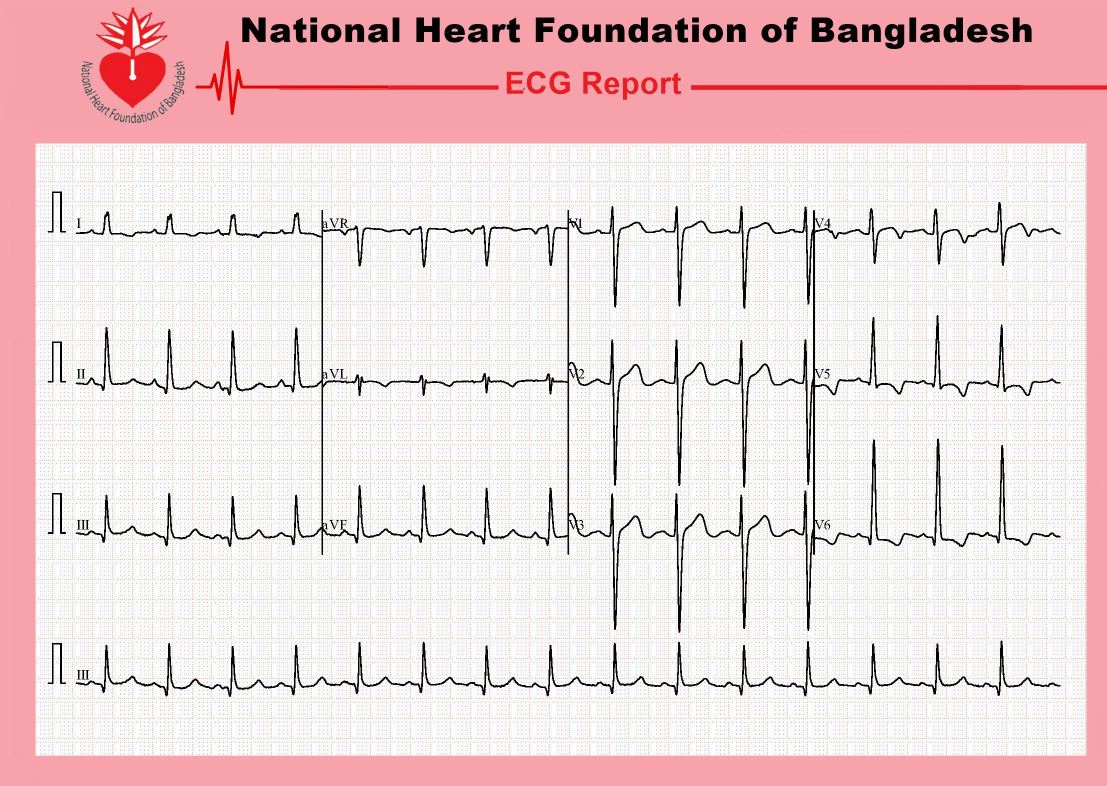
#> input picture data/kaggle/Abnormal Heartbeat Patients/HB(1).jpg, 2213 x 1572 px (shown at 1/2 size)
$ python -i ecg_img_preprocess.py   (imports and definitions only)
#> lines starting #> are read from the running program, lines starting #| are printed output that depends on the picture; after the words box and inside, x2 and y2 are one past the last pixel; in counts of white or black regions, pixels touching at a corner belong together
# scripts/ecg_img_preprocess.py

import cv2
import numpy as np
import os
import argparse

# --- 1. 自动定位项目根目录 ---
CUR_DIR = os.path.dirname(os.path.abspath(__file__))
BASE_DIR = os.path.dirname(CUR_DIR)

# --- 2. 可调参数 (保持原样) ---
STANDARDIZE_SIZE = (1000, 540)
MIN_PAPER_AREA_RATIO = 0.15
SIGNAL_DARKNESS_THRESHOLD = 70
TIGHT_CROP_PADDING_X = 5
# 0.78 表示保留网格区域顶部 78% 的高度，用于切除底部的长导联
GRID_HEIGHT_CROP_RATIO = 0.78

def process_ecg_image(input_path, output_path):
    """
    (v4.2 混合策略最终版逻辑)
    1. Y轴 (垂直): 使用固定的比例裁剪，稳定地移除底部长导联。
    2. X轴 (水平): 使用最大连通组件法，精确地裁剪信号主体。
    """
#> called with output_path = 'out.png'
    # --- 阶段 0: 加载图像 ---
    original_image = cv2.imread(input_path)
#> original_image is the input picture: shape (1572, 2213, 3); mean B, G, R 215.6, 213.8, 237.6
    if original_image is None:
        print(f"  [错误] 无法加载图像: {input_path}")
        return False

    # --- 阶段 1: 宏观定位ECG网格主区域 ---
    gray = cv2.cvtColor(original_image, cv2.COLOR_BGR2GRAY)
    blurred = cv2.GaussianBlur(gray, (5, 5), 0)
    thresh = cv2.adaptiveThreshold(blurred, 255, cv2.ADAPTIVE_THRESH_GAUSSIAN_C,
                                   cv2.THRESH_BINARY_INV, 15, 4)
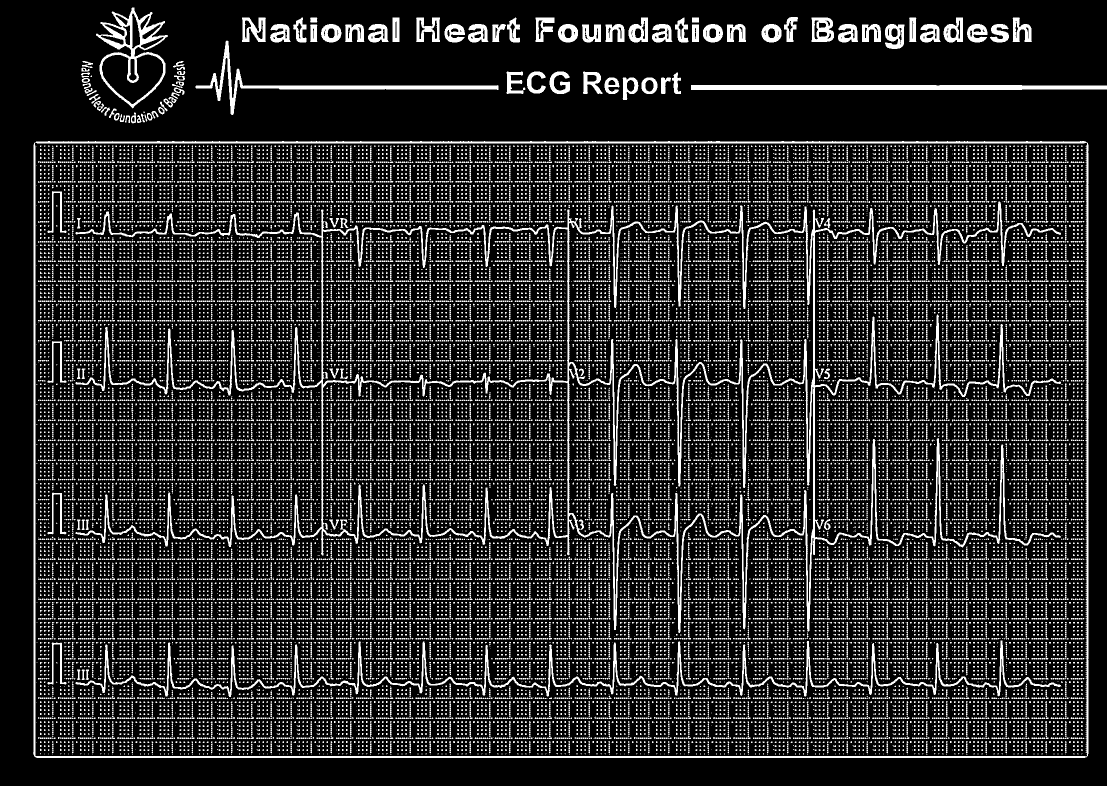
#> thresh: shape (1572, 2213) (shown at 1/2 size); 16.9% white; 40582 white regions (40072 under 20 px), largest, box (x1, y1, x2, y2) and area: (151, 403, 2122, 1266) 74884, (66, 282, 2177, 1516) 27270, (151, 1281, 2122, 1394) 17450
    kernel = np.ones((7,7), np.uint8)
    closed = cv2.morphologyEx(thresh, cv2.MORPH_CLOSE, kernel)
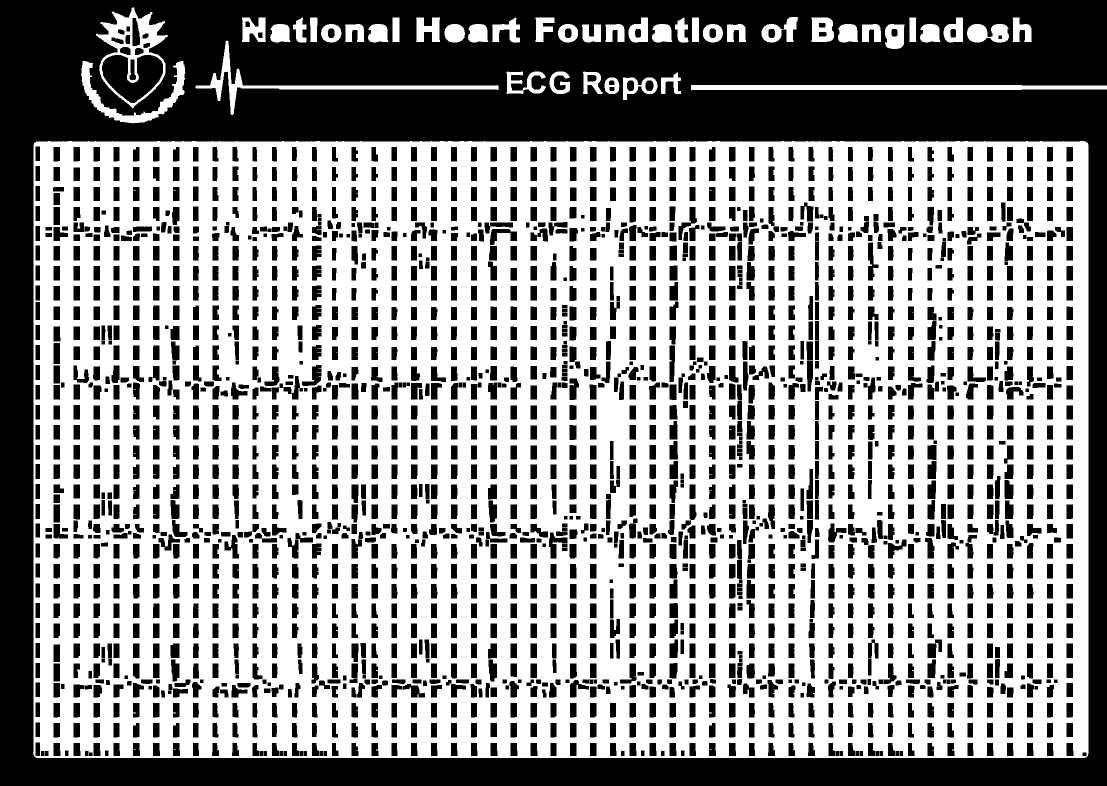
#> closed: shape (1572, 2213) (shown at 1/2 size); 58.6% white; 2313 black regions
    contours, _ = cv2.findContours(closed, cv2.RETR_EXTERNAL, cv2.CHAIN_APPROX_SIMPLE)
#> contours = 43 contours; largest, box (x1, y1, x2, y2) and area: (66, 282, 2177, 1516) 2598498, (192, 15, 336, 217) 17298, (1382, 170, 2213, 180) 7133, (391, 81, 997, 230) 6111, (162, 122, 371, 247) 5174

    if not contours:
        print(f"  [失败] 阶段1: 未能找到内容轮廓。")
        return False

    paper_contour = max(contours, key=cv2.contourArea)
#> paper_contour = contour of 271 points, box (x1, y1, x2, y2) (66, 282, 2177, 1516), area 2598498
    paper_area = cv2.contourArea(paper_contour)
#> paper_area = 2598497.5
    total_image_area = original_image.shape[0] * original_image.shape[1]
#> total_image_area = 3478836

    if paper_area < total_image_area * MIN_PAPER_AREA_RATIO:
        print(f"  [失败] 阶段1: 检测到的主要内容区域过小。")
        return False

    x, y, w, h = cv2.boundingRect(paper_contour)
#> x = 66; y = 282; w = 2111; h = 1234
    grid_area_image = original_image[y:y+h, x:x+w]

    if grid_area_image.size == 0:
        print(f"  [失败] 阶段1: 裁剪出的网格区域为空。")
        return False

    # --- 阶段 2: 精确裁剪 (混合策略) ---

    # 步骤 2a: 使用固定比例进行垂直裁剪 (移除底部长导联)
    grid_h, grid_w = grid_area_image.shape[:2]
#> grid_h = 1234; grid_w = 2111
    crop_h = int(grid_h * GRID_HEIGHT_CROP_RATIO)
#> crop_h = 962
    twelve_lead_area = grid_area_image[0:crop_h, :]
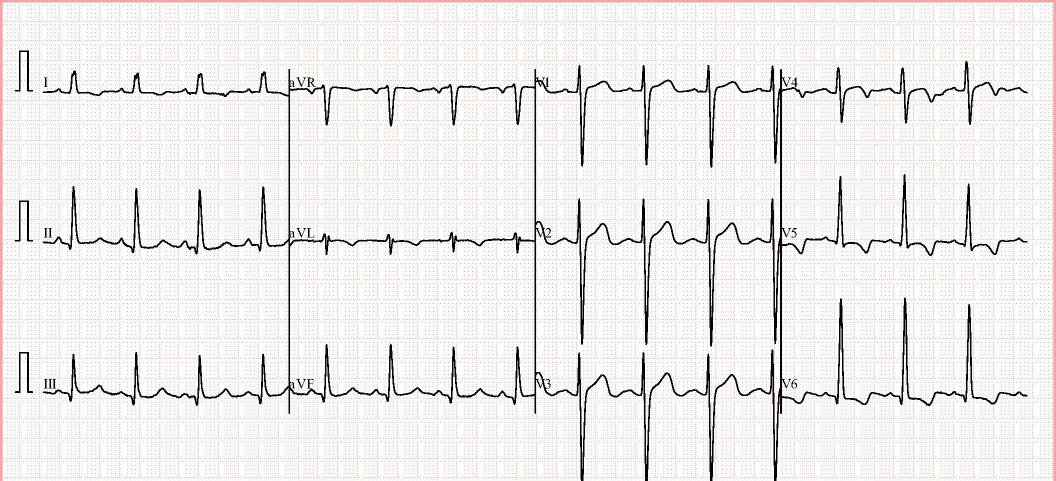
#> twelve_lead_area: shape (962, 2111, 3) (shown at 1/2 size); mean B, G, R 235, 235.4, 237.9

    if twelve_lead_area.size == 0:
        print(f"  [失败] 按比例垂直裁剪后区域为空。")
        return False

    # 步骤 2b: 在12导联区域内，找到最大轮廓作为水平裁剪边界
    twelve_lead_hsv = cv2.cvtColor(twelve_lead_area, cv2.COLOR_BGR2HSV)
#> twelve_lead_hsv: shape (962, 2111, 3); mean H, S, V 84, 9.1, 238.5
    # 提取暗色信号线条
    twelve_lead_mask = cv2.inRange(twelve_lead_hsv, np.array([0,0,0]), np.array([180,255,SIGNAL_DARKNESS_THRESHOLD]))
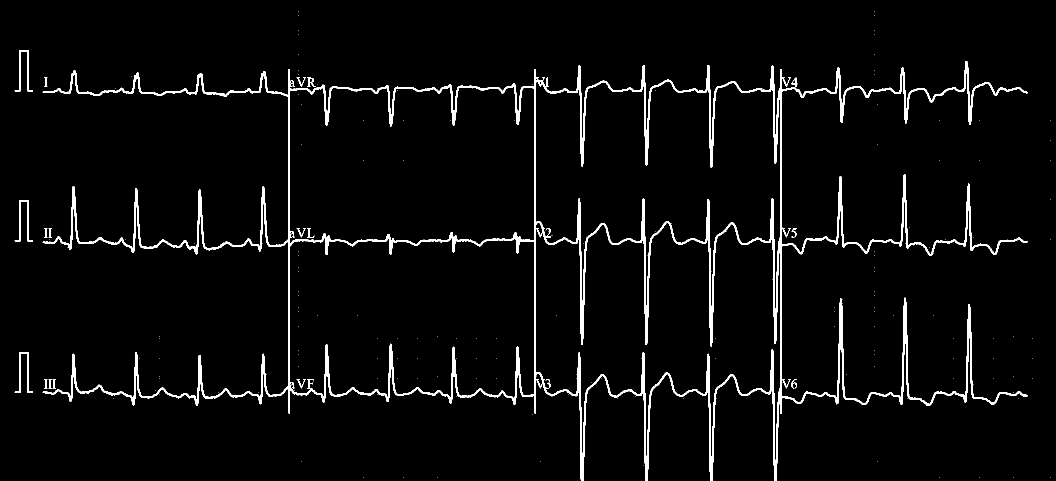
#> twelve_lead_mask: shape (962, 2111) (shown at 1/2 size); 3.6% white; 186 white regions (168 under 20 px)
    contours, _ = cv2.findContours(twelve_lead_mask, cv2.RETR_EXTERNAL, cv2.CHAIN_APPROX_SIMPLE)
#> contours = 122 contours, 107 with area under 20; largest, box (x1, y1, x2, y2) and area: (85, 122, 2055, 962) 623597, (29, 704, 66, 786) 482, (29, 401, 66, 483) 468, (29, 101, 66, 183) 468, (614, 155, 632, 174) 126

    if not contours:
        print(f"  [警告] 在12导联区域未找到任何信号轮廓。")
        final_crop = twelve_lead_area
    else:
        main_signal_contour = max(contours, key=cv2.contourArea)
#> main_signal_contour = contour of 5843 points, box (x1, y1, x2, y2) (85, 122, 2055, 962), area 623597
        x_start, _, crop_w, _ = cv2.boundingRect(main_signal_contour)
#> x_start = 85; crop_w = 1970

        # 左右预留少量 Padding
        final_x_start = max(0, x_start - TIGHT_CROP_PADDING_X)
#> final_x_start = 80
        final_x_end = min(twelve_lead_area.shape[1], x_start + crop_w + TIGHT_CROP_PADDING_X)
#> final_x_end = 2060
        final_crop = twelve_lead_area[:, final_x_start:final_x_end]
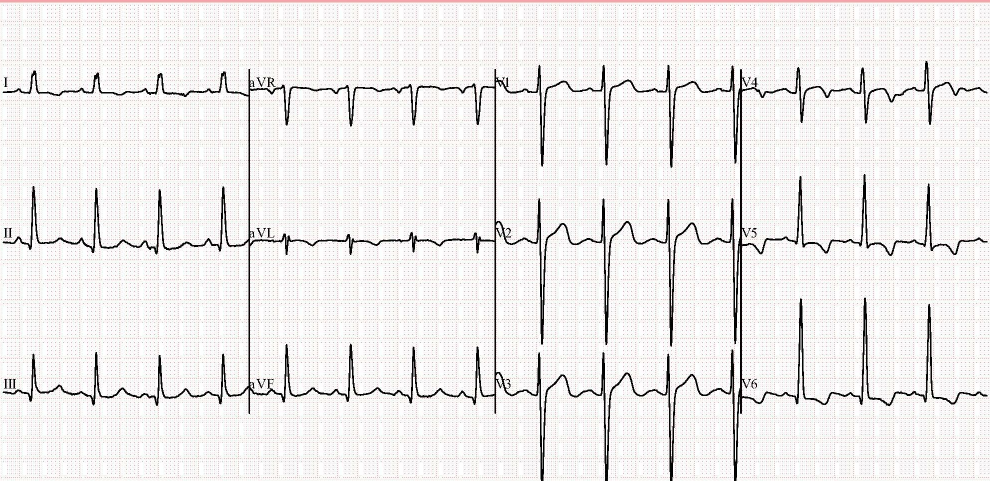
#> final_crop: shape (962, 1980, 3) (shown at 1/2 size); mean B, G, R 235, 235.4, 237.6

    # --- 阶段 3: 标准化与保存 ---
    if final_crop.size == 0:
        return False

    try:
        # 缩放到统一尺寸
        standardized_image = cv2.resize(final_crop, STANDARDIZE_SIZE, interpolation=cv2.INTER_AREA)
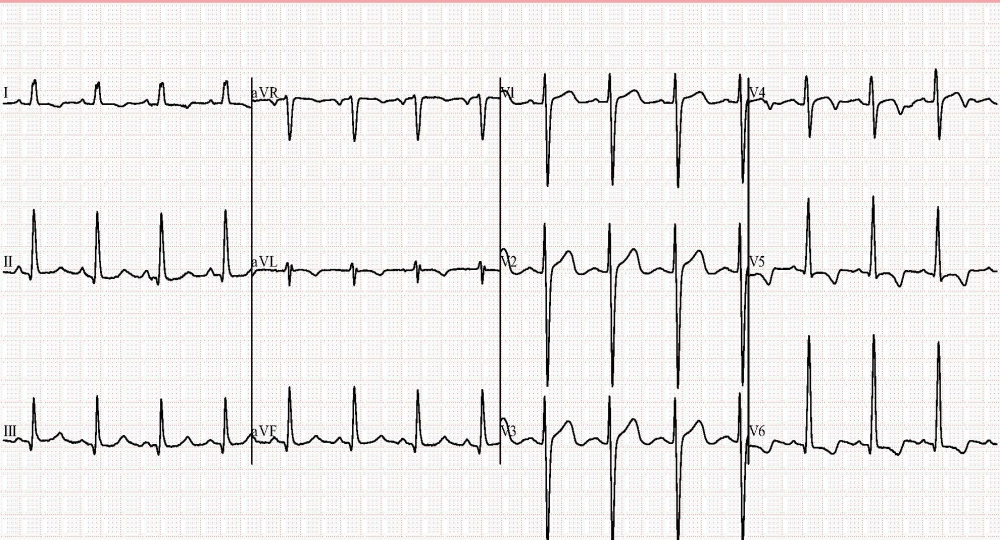
#> standardized_image: shape (540, 1000, 3); mean B, G, R 235, 235.4, 237.6
        cv2.imwrite(output_path, standardized_image)
        return True
    except Exception as e:
        print(f"  [错误] 尺寸缩放或保存失败: {e}")
        return False

# [46 lines left out: function main, not called in this run]

# [2 lines not run here, left out]

>>> result = process_ecg_image('../data/kaggle/Abnormal Heartbeat Patients/HB(1).jpg', 'out.png')

$ run again, on data/kaggle/Normal Person/Normal(1).jpg
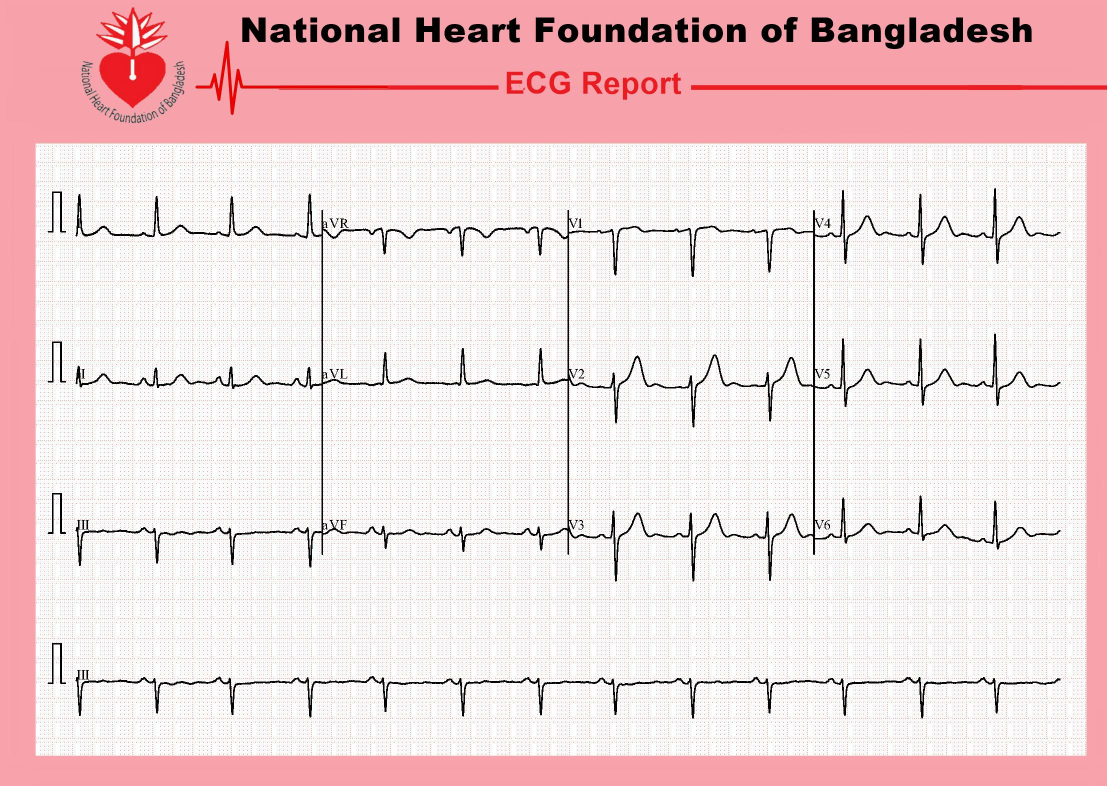
#> input picture data/kaggle/Normal Person/Normal(1).jpg, 2213 x 1572 px (shown at 1/2 size)
#> in process_ecg_image, original_image is the input picture: shape (1572, 2213, 3); mean B, G, R 217.1, 215.3, 239.1
#> in process_ecg_image, `thresh = cv2.adaptiveThreshold(blurred, 255, cv2.ADAPTIVE_THRESH_GAUSS..`:
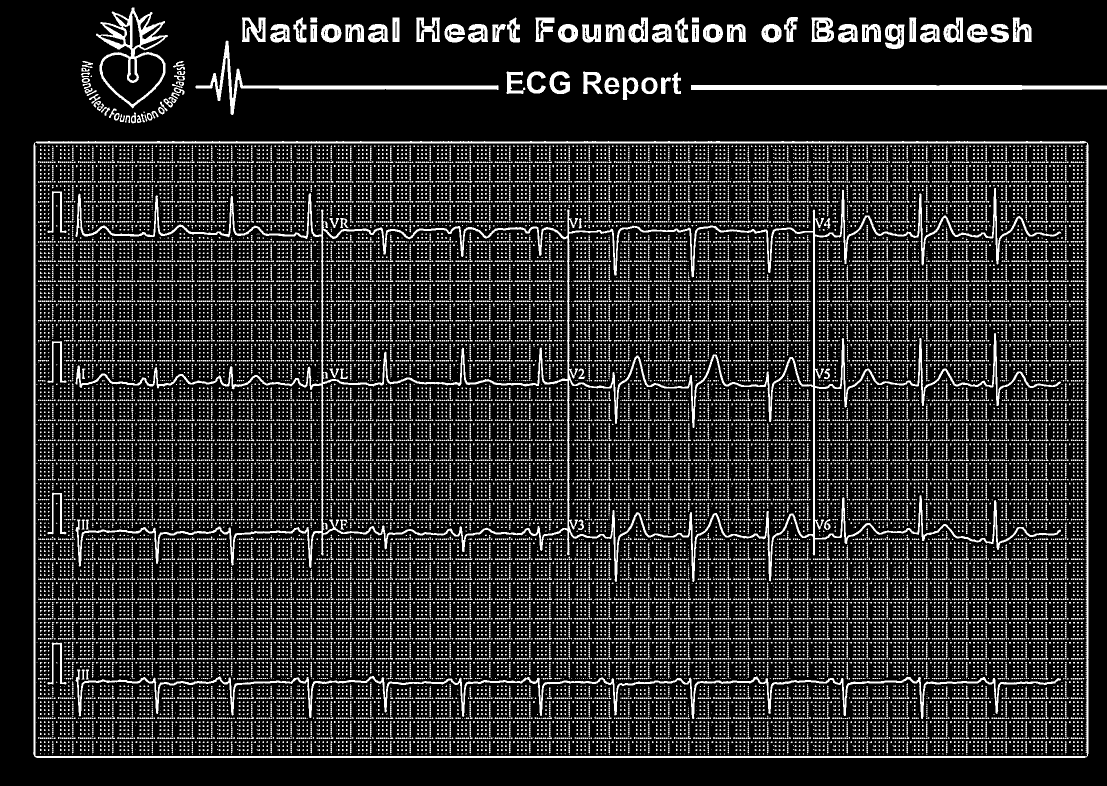
#> thresh: shape (1572, 2213) (shown at 1/2 size); 16.6% white; 41801 white regions (41305 under 20 px), largest, box (x1, y1, x2, y2) and area: (151, 376, 2122, 1164) 56285, (66, 282, 2177, 1516) 27270, (151, 1339, 2122, 1438) 13803
#> closed: shape (1572, 2213); 58.9% white; 2219 black regions
#> in process_ecg_image, `contours, _ = cv2.findContours(closed, cv2.RETR_EXTERNAL, cv2.CHAIN_AP..`: contours = 43 contours; largest, box (x1, y1, x2, y2) and area: (66, 282, 2177, 1516) 2598498, (192, 15, 336, 217) 17298, (1382, 170, 2213, 180) 7133, (391, 81, 997, 230) 6111, (162, 122, 371, 247) 5174
#> paper_contour = contour of 271 points, box (x1, y1, x2, y2) (66, 282, 2177, 1516), area 2598498
#> paper_area = 2598497.5
#> x = 66; y = 282; w = 2111; h = 1234
#> twelve_lead_hsv: shape (962, 2111, 3); mean H, S, V 83.9, 8.2, 240.6
#> twelve_lead_mask: shape (962, 2111); 2.7% white; 170 white regions (152 under 20 px)
#> in process_ecg_image, `contours, _ = cv2.findContours(twelve_lead_mask, cv2.RETR_EXTERNAL, cv..`: contours = 111 contours, 98 with area under 20; largest, box (x1, y1, x2, y2) and area: (85, 94, 2055, 881) 618175, (29, 704, 66, 786) 482, (29, 401, 66, 483) 468, (29, 101, 66, 183) 468, (614, 155, 632, 174) 126
#> main_signal_contour = contour of 5519 points, box (x1, y1, x2, y2) (85, 94, 2055, 881), area 618175
#> x_start = 85; crop_w = 1970
#> final_x_start = 80
#> final_x_end = 2060
#> in process_ecg_image, `standardized_image = cv2.resize(final_crop, STANDARDIZE_SIZE, interpol..`:
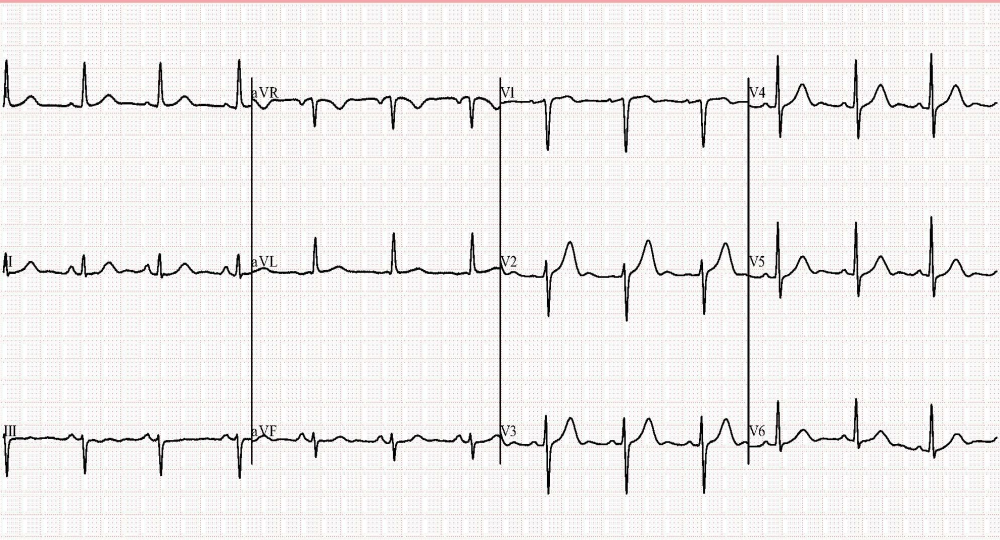
#> standardized_image: shape (540, 1000, 3); mean B, G, R 237.2, 237.7, 239.8
